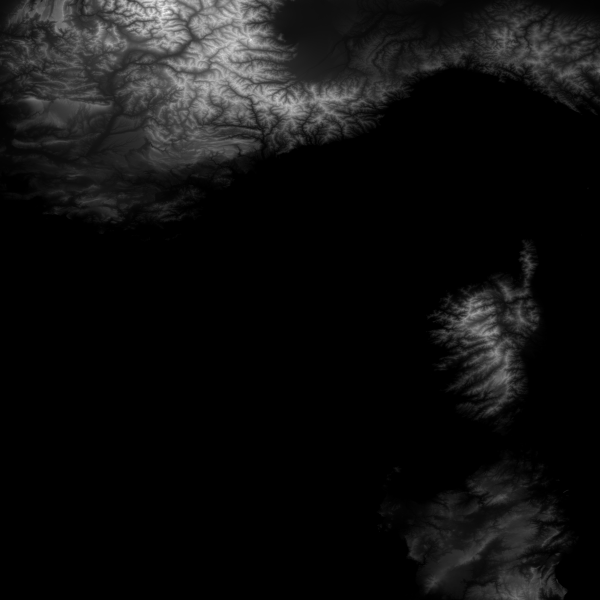
#> input picture carte/27-38.tif, 1200 x 1200 px, found by its file name (shown at 1/2 size)
$ python minigen.py ../../../carte/27-38.tif ../../../27-38.tif ../../../27-38.tif ../../../27-38.tif   (Python 2 division)   (older library calls are emulated)
#> lines starting #> are read from the running program, lines starting #| are printed output that depends on the picture
#!/usr/bin/python
# -*- coding: utf-8 -*-
import math
import os
import time
import numpy
import PIL
import Image
import ImageOps
import time
import sys

def tiffEnCouleurs(fichier):

# [4 lines of commented-out code are left out]

#> called with fichier = '27-38.tif'
	tps = time.time()
	image = Image.open("./carte/"+fichier)			#Ouvre l'image
#> image is the input picture: PIL image 1200x1200 F; min -7.5, max 3890.9, mean 251
	image = image.resize((400,400),Image.ANTIALIAS)		#Redimensionne l'image
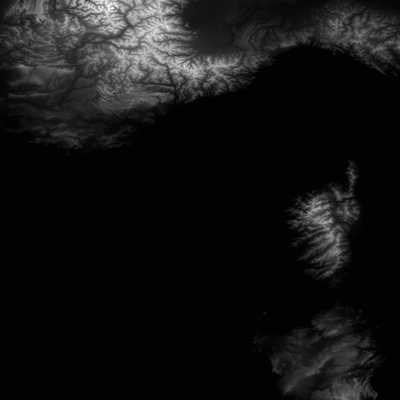
#> image: PIL image 400x400 F; min -37.2, max 3559.5, mean 251; drawn with min black and max white
	w,h = image.size									#w et h valent la taille de l'image d'origine
#> w = 400; h = 400
	tab = numpy.array(image)							#Insertion dans le tableau tab
	data = numpy.zeros((h, w, 4), dtype=numpy.uint8)	#Crée une matrice de la taille de l'image

	max = int(round(tab.max()))
#> max = 3559

	plage = int(round(max/5))
#> plage = 711

	c1 = numpy.where(tab>= max - plage)
#> c1 = 205 positions, rows 0 to 65, columns 88 to 184
	data[c1[0],c1[1]] = [190, 0, 185,165]

	c2 = numpy.where((tab<plage*4) & (tab>=plage*3))
#> c2 = 2549 positions, rows 0 to 234, columns 65 to 330
	data[c2[0],c2[1]] = [160, 0, 155,135]

	c2 = numpy.where((tab<plage*3) & (tab>=plage*2))
#> c2 = 4626 positions, rows 0 to 399, columns 15 to 399
	data[c2[0],c2[1]] = [120, 0, 105,105]

	c3 = numpy.where((tab<plage*2) & (tab>=plage))
#> c3 = 14069 positions, rows 0 to 399, columns 0 to 399
	data[c3[0],c3[1]] = [140,21, 114,50]

	c4 = numpy.where((tab< plage) & (tab>plage/2))
#> c4 = 14641 positions, rows 0 to 399, columns 0 to 399
	data[c4[0],c4[1]] = [0, 50, 160,40]

	c5 = numpy.where((tab< plage/2) & (tab>0))
#> c5 = 22771 positions, rows 0 to 399, columns 0 to 399
	data[c5[0],c5[1]] = [0,21, 114,5]

	c6 = numpy.where(tab<=0)
#> c6 = 101131 positions, rows 46 to 399, columns 0 to 399
	data[c6[0],c6[1]] = [255, 0, 0,145]

	img = Image.fromarray(data, 'CMYK')					#Crée une image à partir de la matrice
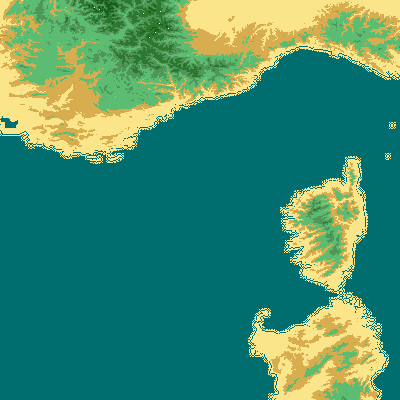
#> img: PIL image 400x400 CMYK; mean R, G, B 66.4, 140.9, 109.8
	image = img.convert('RGB')							#Convertit en RGB pour être affichable dans le navigateur
	print time.time()-tps
	img.save('./images/miniature.jpg')								#Enregistre l'image


fichier="27-38.tif"
tiffEnCouleurs(fichier)							#Fonction créant l'image .tiff colorée
